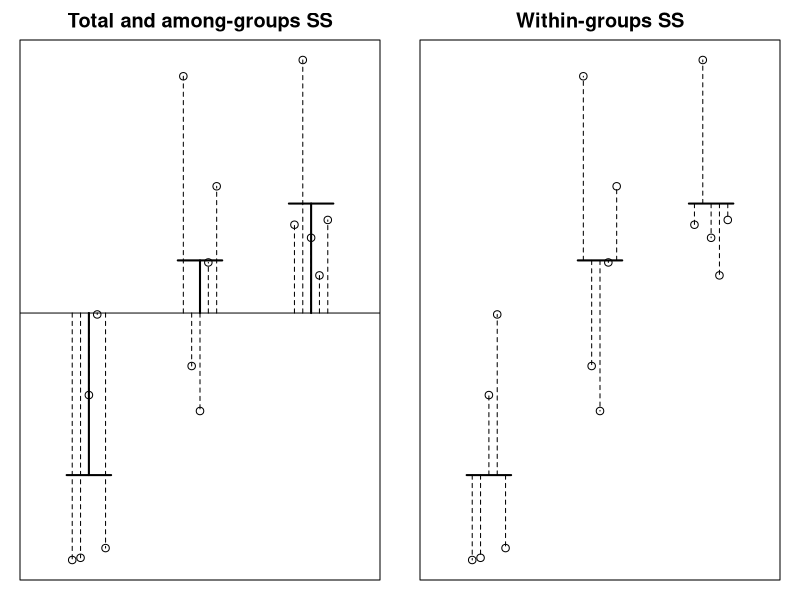
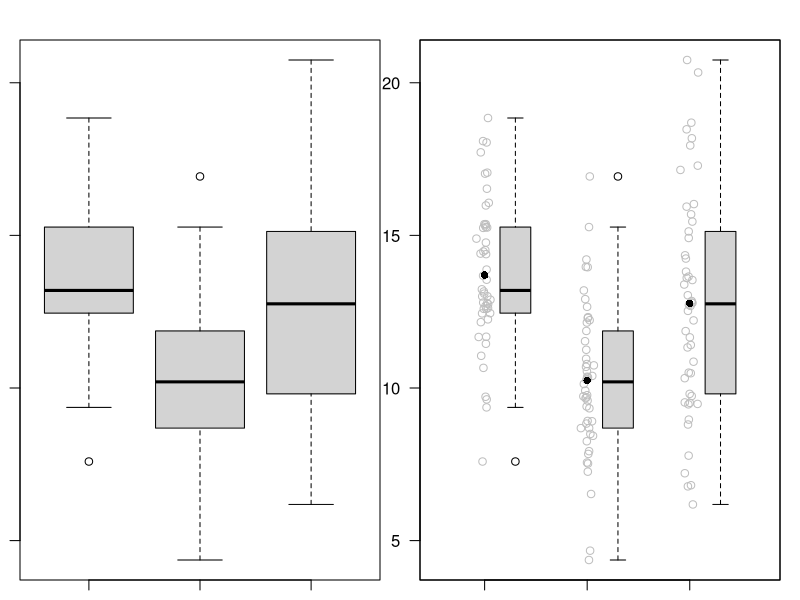
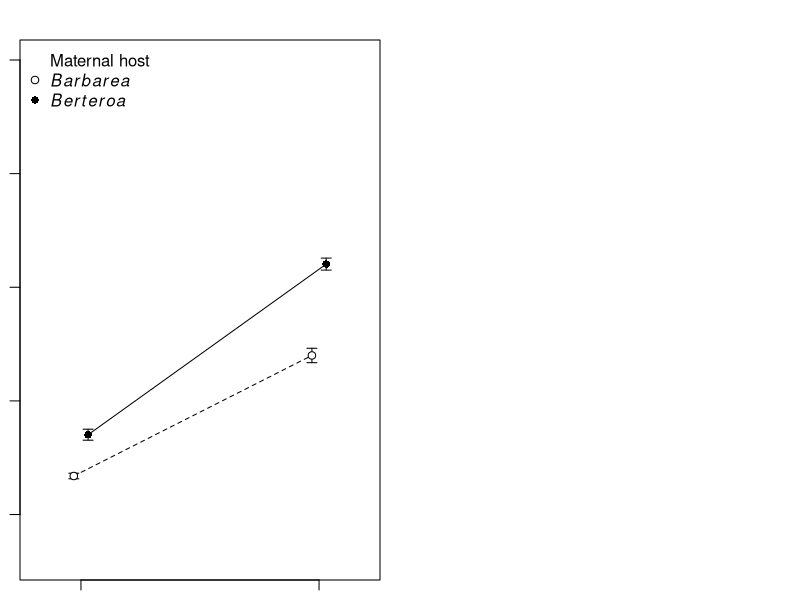

Reproduce these figures in R, in order.
## ---- chunk 1
knitr::opts_chunk$set(echo = TRUE)
## ---- chunk 2
set.seed(29)
groups = as.factor(rep(c("a", "b", "c"), each=5))
y = c(rnorm(5, 10, 3), rnorm(5, 13, 3), rnorm(5, 14, 3))
means = tapply(y, groups, mean)
xvals = as.numeric(groups)+rep(seq(-.15, .15, length.out=5), 3)

par(mfrow=c(1,2), mar=c(1,1,2,1))
plot(xvals, y, las=1,
     xlim=c(0.5, 3.5),
     xaxt="n", xlab="",
     yaxt="n", ylab="",
     main="Total and among-groups SS")
abline(h=mean(y), lty=1)
segments(c(.8, 1.8, 2.8), means, c(1.2, 2.2, 3.2), lwd=2)
segments(1:3, mean(y), 1:3, means, lwd=2)
segments(xvals, mean(y), xvals, y, lty=2)

plot(xvals, y, las=1,
     xlim=c(0.5, 3.5),
     xaxt="n", xlab="",
     yaxt="n", ylab="",
     main="Within-groups SS")
segments(c(.8, 1.8, 2.8), means, c(1.2, 2.2, 3.2), lwd=2)
segments(xvals, rep(means, each=5), xvals, y, lty=2)
## ---- chunk 3
set.seed(100)
groups = as.factor(rep(c("Low", "Medium", "High"), each=50))
x = c(rnorm(50, 10, 3), rnorm(50, 13, 3), rnorm(50, 14, 3))

plot(groups, x, las=1, xlab="", ylab="Body size (g)")
## ---- chunk 4
plot(as.numeric(groups) + rnorm(150,0,0.03), x, 
     las=1, xlab="", ylab="Body size (g)",
     type="p", col="grey",
     xlim=c(0.5, 3.75), xaxt="n", yaxt="n")
axis(1, 1:3, labels=levels(groups))

means = tapply(x, groups, mean)
points(1:3, means, pch=16, col="black")

par(new=T)
plot(groups, x, at=c(1.3, 2.3, 3.3), boxwex=0.3, 
     xlim=c(0.5, 3.75), xaxt="n",
     las=1, xlab="", ylab="")
## ---- chunk 5
m = lm(x~groups)
anova(m)
## ---- chunk 6
SS_T = 319.97+1200.43
SS_T/(150-1)
## ---- chunk 7
var(x)
## ---- chunk 8
319.97/SS_T
## ---- chunk 9
summary(m)
## ---- chunk 10
groups = factor(groups, levels=c("Low", "Medium", "High"))
m = lm(x~groups)
summary(m)
## ---- chunk 11
m = lm(x~groups-1)
summary(m)$coef
confint(m)
## ---- chunk 12
dat = read.csv("datasets/butterflies.csv")
names(dat)
## ---- chunk 13
dat$MaternalHost = paste0(dat$MaternalHost, "M")
dat$LarvalHost = paste0(dat$LarvalHost, "L")
means = tapply(dat$DevelopmentTime, list(dat$MaternalHost, dat$LarvalHost), mean)
means
## ---- chunk 14
ses = tapply(dat$DevelopmentTime, 
       list(dat$MaternalHost, dat$LarvalHost), 
       function(x) sd(x)/sqrt(sum(!is.na(x))))

plot(c(0.97, 1.03), means[,1], ylim=c(18, 40), xlim=c(0.8, 2.2),
     xlab="Larval host", 
     ylab="Developmental time (days)",
     xaxt="n", las=1, pch=c(21,16), col="white")
axis(1, 1:2, labels=c(expression(paste(italic(Barbarea))),
                      expression(paste(italic(Berteroa)))))

arrows(c(0.97,1.03), means[,1]-ses[,1], c(0.97,1.03), 
       means[,1]+ses[,1], length=0.05, angle=90, code=3)
arrows(c(1.97,2.03), means[,2]-ses[,2], c(1.97,2.03), 
       means[,2]+ses[,2], length=0.05, angle=90, code=3)

segments(0.97, means[1,1], 1.97, means[1,2], lty=2)
segments(1.03, means[2,1], 2.03, means[2,2])

points(c(0.97, 1.03), means[,1], pch=c(21,16), bg="white")
points(c(1.97, 2.03), means[,2], pch=c(21, 16), bg="white")

legend("topleft", c("Maternal host", 
                    expression(paste(italic(Barbarea))),
                    expression(paste(italic(Berteroa)))), 
       bty="n", pch=c(NA,21,16))
## ---- chunk 15
names(dat)
m = lm(DevelopmentTime~MaternalHost*LarvalHost, data=dat)
anova(m)
## ---- chunk 16
summary(m)
## ---- chunk 17
colMeans(means)
rowMeans(means)
